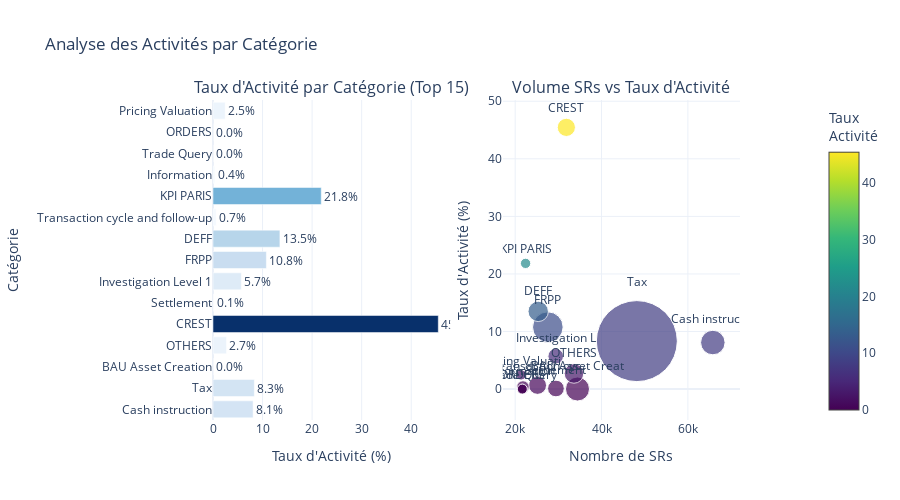

Here is the notebook cell this chart was saved with:
### Code cell
# Visualisation : Taux d'activité par catégorie
fig = make_subplots(
    rows=1, cols=2,
    subplot_titles=('Taux d\'Activité par Catégorie (Top 15)', 'Volume SRs vs Taux d\'Activité'),
    specs=[[{"type": "bar"}, {"type": "scatter"}]]
)

df_viz = activity_analysis.head(15).copy()
# Remplacer les NaN par 1 pour éviter les erreurs dans la taille des points
df_viz['avg_activities_per_sr'] = df_viz['avg_activities_per_sr'].fillna(1)

# Graphique 1 : Barres horizontales du taux d'activité
fig.add_trace(
    go.Bar(
        y=df_viz['category_name'],
        x=df_viz['activity_rate'],
        orientation='h',
        text=df_viz['activity_rate'].apply(lambda x: f"{x:.1f}%"),
        textposition='outside',
        marker_color=df_viz['activity_rate'],
        marker_colorscale='Blues',
        name='Taux activité',
        hovertemplate='<b>%{y}</b><br>Taux: %{x:.1f}%<extra></extra>'
    ),
    row=1, col=1
)

# Graphique 2 : Scatter volume vs taux d'activité
fig.add_trace(
    go.Scatter(
        x=df_viz['total_srs'],
        y=df_viz['activity_rate'],
        mode='markers+text',
        marker=dict(
            size=df_viz['avg_activities_per_sr']*10,
            color=df_viz['activity_rate'],
            colorscale='Viridis',
            showscale=True,
            colorbar=dict(title="Taux<br>Activité", x=1.15)
        ),
        text=df_viz['category_name'].str[:15],
        textposition='top center',
        hovertemplate='<b>%{text}</b><br>Volume: %{x:,}<br>Taux activité: %{y:.1f}%<extra></extra>',
        name='Catégories'
    ),
    row=1, col=2
)

fig.update_xaxes(title_text="Taux d'Activité (%)", row=1, col=1)
fig.update_yaxes(title_text="Catégorie", row=1, col=1)
fig.update_xaxes(title_text="Nombre de SRs", row=1, col=2)
fig.update_yaxes(title_text="Taux d'Activité (%)", row=1, col=2)

fig.update_layout(height=500, showlegend=False, title_text="Analyse des Activités par Catégorie")
fig.show()

### Figure 1 — Plotly figure (JSON) as saved in the notebook; plotly's stock layout.template omitted (floating-point values rounded to 4 significant figures)
{"data": [{"hovertemplate": "<b>%{y}</b><br>Taux: %{x:.1f}%<extra></extra>", "marker": {"color": [8.09, 8.34, 0.02, 2.72, 45.46, 0.11, 5.72, 10.77, 13.5, 0.65, 21.84, 0.37, 0.01, 0.0, 2.46], "colorscale": [[0, "rgb(247,251,255)"], [0.125, "rgb(222,235,247)"], [0.25, "rgb(198,219,239)"], [0.375, "rgb(158,202,225)"], [0.5, "rgb(107,174,214)"], [0.625, "rgb(66,146,198)"], [0.75, "rgb(33,113,181)"], [0.875, "rgb(8,81,156)"], [1, "rgb(8,48,107)"]]}, "name": "Taux activité", "orientation": "h", "text": ["8.1%", "8.3%", "0.0%", "2.7%", "45.5%", "0.1%", "5.7%", "10.8%", "13.5%", "0.7%", "21.8%", "0.4%", "0.0%", "0.0%", "2.5%"], "textposition": "outside", "type": "bar", "x": [8.09, 8.34, 0.02, 2.72, 45.46, 0.11, 5.72, 10.77, 13.5, 0.65, 21.84, 0.37, 0.01, 0.0, 2.46], "xaxis": "x", "y": ["Cash instruction", "Tax", "BAU Asset Creation", "OTHERS", "CREST", "Settlement", "Investigation Level 1", "FRPP", "DEFF", "Transaction cycle and follow-up", "KPI PARIS", "Information", "Trade Query", "ORDERS", "Pricing Valuation"], "yaxis": "y"}, {"hovertemplate": "<b>%{text}</b><br>Volume: %{x:,}<br>Taux activité: %{y:.1f}%<extra></extra>", "marker": {"color": [8.09, 8.34, 0.02, 2.72, 45.46, 0.11, 5.72, 10.77, 13.5, 0.65, 21.84, 0.37, 0.01, 0.0, 2.46], "colorbar": {"title": {"text": "Taux<br>Activité"}, "x": 1.15}, "colorscale": [[0, "#440154"], [0.1111, "#482878"], [0.2222, "#3e4989"], [0.3333, "#31688e"], [0.4444, "#26828e"], [0.5556, "#1f9e89"], [0.6667, "#35b779"], [0.7778, "#6ece58"], [0.8889, "#b5de2b"], [1, "#fde725"]], "showscale": true, "size": [24.5, 81.0, 24.0, 19.6, 18.2, 16.7, 15.6, 30.6, 20.4, 18.0, 10.3, 12.5, 10.0, 10.0, 10.2]}, "mode": "markers+text", "name": "Catégories", "text": ["Cash instructio", "Tax", "BAU Asset Creat", "OTHERS", "CREST", "Settlement", "Investigation L", "FRPP", "DEFF", "Transaction cyc", "KPI PARIS", "Information", "Trade Query", "ORDERS", "Pricing Valuati"], "textposition": "top center", "type": "scatter", "x": [65780, 48176, 34432, 33615, 31853, 29441, 29391, 27565, 25333, 25179, 22410, 21805, 21661, 21648, 21368], "xaxis": "x2", "y": [8.09, 8.34, 0.02, 2.72, 45.46, 0.11, 5.72, 10.77, 13.5, 0.65, 21.84, 0.37, 0.01, 0.0, 2.46], "yaxis": "y2"}], "layout": {"annotations": [{"font": {"size": 16}, "showarrow": false, "text": "Taux d'Activité par Catégorie (Top 15)", "x": 0.225, "xanchor": "center", "xref": "paper", "y": 1, "yanchor": "bottom", "yref": "paper"}, {"font": {"size": 16}, "showarrow": false, "text": "Volume SRs vs Taux d'Activité", "x": 0.775, "xanchor": "center", "xref": "paper", "y": 1, "yanchor": "bottom", "yref": "paper"}], "height": 500, "showlegend": false, "title": {"text": "Analyse des Activités par Catégorie"}, "xaxis": {"anchor": "y", "domain": [0, 0.45], "title": {"text": "Taux d'Activité (%)"}}, "xaxis2": {"anchor": "y2", "domain": [0.55, 1], "title": {"text": "Nombre de SRs"}}, "yaxis": {"anchor": "x", "domain": [0, 1], "title": {"text": "Catégorie"}}, "yaxis2": {"anchor": "x2", "domain": [0, 1], "title": {"text": "Taux d'Activité (%)"}}}}
